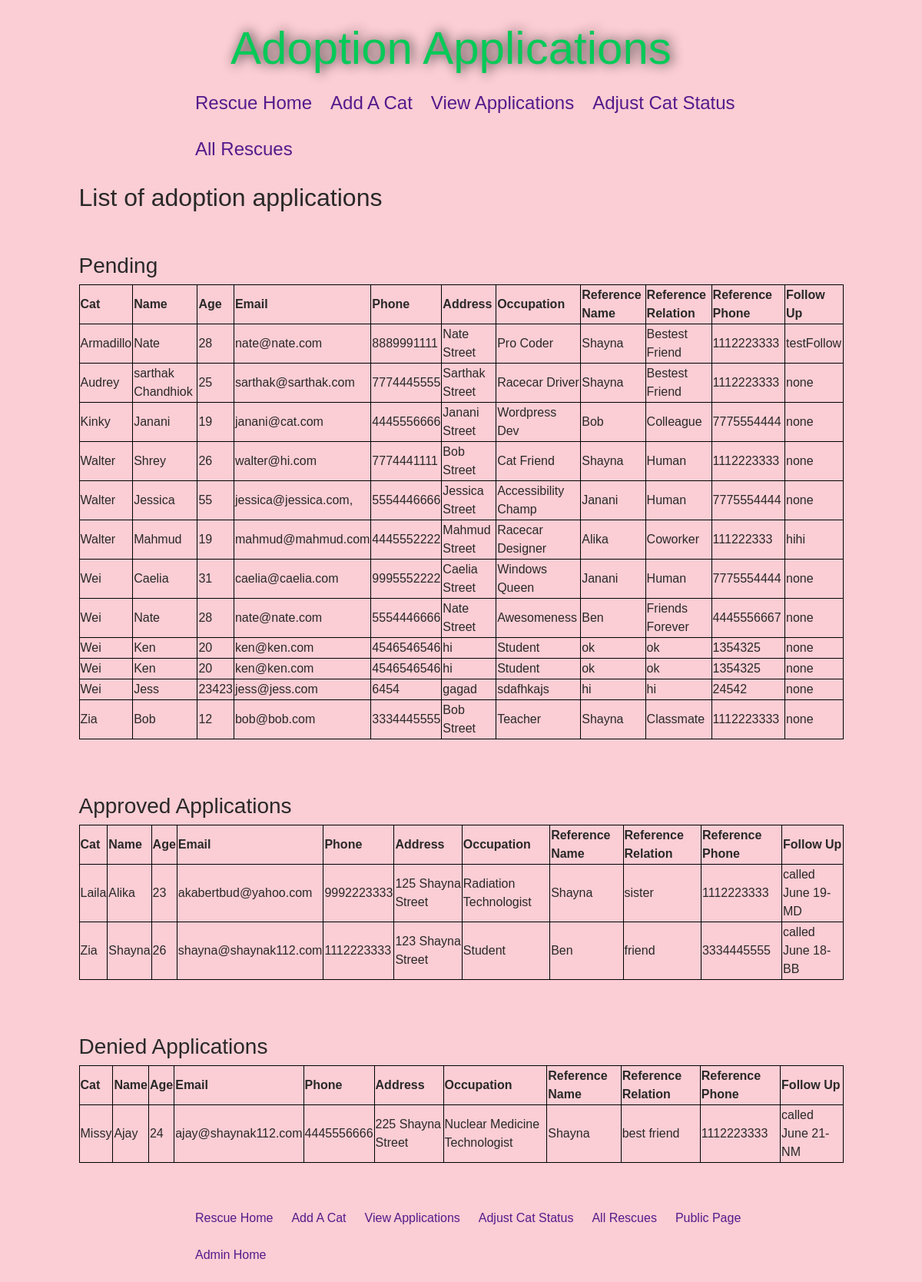
Page /rescueViewApps on the committed database.
### tables this page shows
CREATE TABLE applications (fullName text not null, age integer not null, email text not null, phone text not null, address text not null, occupation text not null, catName text not null, refName text not null, refRelationship text not null, refPhone text not null, dateApplied date, followUp text, sucessful text);

### index.py (the view)
@app.route('/rescueViewApps')
def rescueViewApps():
    con = sqlite3.connect("catAdopt.db")
    con.row_factory = sqlite3.Row
    cur = con.cursor()
    cur.execute("select * from applications where sucessful='pending' order by catName ASC")
    rows = cur.fetchall();
    con2 = sqlite3.connect("catAdopt.db")
    con2.row_factory = sqlite3.Row
    cur2 = con2.cursor()
    cur2.execute("select * from applications where sucessful='denied' order by catName ASC")
    rows2 = cur2.fetchall();
    con3 = sqlite3.connect("catAdopt.db")
    con3.row_factory = sqlite3.Row
    cur3 = con3.cursor()
    cur3.execute("select * from applications where sucessful='approved' order by catName ASC")
    rows3 = cur3.fetchall();
    con4 = sqlite3.connect("catAdopt.db")
    con4.row_factory = sqlite3.Row
    cur4 = con4.cursor()
    cur4.execute("select * from applications order by catName ASC")
    rows4 = cur4.fetchall();
    return render_template('rescueViewApps.html',rows=rows,rows2=rows2,rows3=rows3,rows4=rows4)

### index.py (called while the page is built)
def connect_db():
    return sqlite3.connect(DATABASE)

@app.before_request
def before_request():
    g.db = connect_db()

@app.after_request
def after_request(response):
    g.db.close()
    return response

@app.teardown_request
def teardown_request(exception):
    if hasattr(g, 'db'):
        g.db.close()

### templates/rescueViewApps.html
{% extends "rescueLayout.html" %}
{% block header1 %}
Adoption Applications
{% endblock %}
{% block content %}
<div class='col-lg-10 offset-lg-1'>
<h2>List of adoption applications</h2>
</div>
</div>
<br/>
<br/>
<div class='row'>
<div class='col-lg-10 offset-lg-1'>
<h3>Pending</h3>
  <table>
    <tr>
      <th>Cat</th>
      <th>Name</th>
      <th>Age</th>
      <th>Email</th>
      <th>Phone</th>
      <th>Address</th>
      <th>Occupation</th>
      <th>Reference Name</th>
      <th>Reference Relation</th>
      <th>Reference Phone</th>
      <th>Follow Up</th>
    </tr>
    {% for row in rows %}
      <tr>
        <td>{{row["catName"]}}</td>
        <td>{{row["fullName"]}}</td>
        <td>{{row["age"]}}</td>
        <td>{{row["email"]}}</td>
        <td>{{row["phone"]}}</td>
        <td>{{row["address"]}}</td>
        <td>{{row["occupation"]}}</td>
        <td>{{row["refName"]}}</td>
        <td>{{row["refRelationship"]}}</td>
        <td>{{row["refPhone"]}}</td>
        <td>{{row["followUp"]}}</td>
      </tr>
    {% endfor %}
  </table>
</div>
</div>
<br/>
<br/>
<br/>
<div class='row'>
<div class='col-lg-10 offset-lg-1'>
<h3>Approved Applications</h3>
  <table>
    <tr>
      <th>Cat</th>
      <th>Name</th>
      <th>Age</th>
      <th>Email</th>
      <th>Phone</th>
      <th>Address</th>
      <th>Occupation</th>
      <th>Reference Name</th>
      <th>Reference Relation</th>
      <th>Reference Phone</th>
      <th>Follow Up</th>
    </tr>
    {% for row in rows3 %}
      <tr>
        <td>{{row["catName"]}}</td>
        <td>{{row["fullName"]}}</td>
        <td>{{row["age"]}}</td>
        <td>{{row["email"]}}</td>
        <td>{{row["phone"]}}</td>
        <td>{{row["address"]}}</td>
        <td>{{row["occupation"]}}</td>
        <td>{{row["refName"]}}</td>
        <td>{{row["refRelationship"]}}</td>
        <td>{{row["refPhone"]}}</td>
        <td>{{row["followUp"]}}</td>
      </tr>
    {% endfor %}
  </table>
</div>
</div>
<br/>
<br/>
<br/>
<div class='row'>
<div class='col-lg-10 offset-lg-1'>
<h3>Denied Applications</h3>
  <table>
    <tr>
      <th>Cat</th>
      <th>Name</th>
      <th>Age</th>
      <th>Email</th>
      <th>Phone</th>
      <th>Address</th>
      <th>Occupation</th>
      <th>Reference Name</th>
      <th>Reference Relation</th>
      <th>Reference Phone</th>
      <th>Follow Up</th>
    </tr>
    {% for row in rows2 %}
      <tr>
        <td>{{row["catName"]}}</td>
        <td>{{row["fullName"]}}</td>
        <td>{{row["age"]}}</td>
        <td>{{row["email"]}}</td>
        <td>{{row["phone"]}}</td>
        <td>{{row["address"]}}</td>
        <td>{{row["occupation"]}}</td>
        <td>{{row["refName"]}}</td>
        <td>{{row["refRelationship"]}}</td>
        <td>{{row["refPhone"]}}</td>
        <td>{{row["followUp"]}}</td>
      </tr>
    {% endfor %}
  </table>
</div>
{% endblock %}

### static/css/style.css (style rules this page uses)
body { background-color:#fbcdd4; color:#292929; font-family: Futura, "Trebuchet MS", Arial, sans-serif; }
table { border-collapse: collapse; }
table, td, th, tr { border: 1px solid black; text-align: left; }

### rows in the picture
applications: catName "Armadillo", fullName "Nate", age "28", email "nate@nate.com", phone "8889991111", address "Nate Street", occupation "Pro Coder", refName "Shayna", refRelationship "Bestest Friend", refPhone "1112223333", followUp "testFollow"
applications: catName "Audrey", fullName "sarthak Chandhiok", age "25", email "sarthak@sarthak.com", phone "7774445555", address "Sarthak Street", occupation "Racecar Driver", refName "Shayna", refRelationship "Bestest Friend", refPhone "1112223333", followUp "none"
applications: catName "Kinky", fullName "Janani", age "19", email "janani@cat.com", phone "4445556666", address "Janani Street", occupation "Wordpress Dev", refName "Bob", refRelationship "Colleague", refPhone "7775554444", followUp "none"
applications: catName "Walter", fullName "Shrey", age "26", email "walter@hi.com", phone "7774441111", address "Bob Street", occupation "Cat Friend", refName "Shayna", refRelationship "Human", refPhone "1112223333", followUp "none"
applications: catName "Walter", fullName "Jessica", age "55", email "jessica@jessica.com,", phone "5554446666", address "Jessica Street", occupation "Accessibility Champ", refName "Janani", refRelationship "Human", refPhone "7775554444", followUp "none"
applications: catName "Walter", fullName "Mahmud", age "19", email "mahmud@mahmud.com", phone "4445552222", address "Mahmud Street", occupation "Racecar Designer", refName "Alika", refRelationship "Coworker", refPhone "111222333", followUp "hihi"
applications: catName "Wei", fullName "Caelia", age "31", email "caelia@caelia.com", phone "9995552222", address "Caelia Street", occupation "Windows Queen", refName "Janani", refRelationship "Human", refPhone "7775554444", followUp "none"
applications: catName "Wei", fullName "Nate", age "28", email "nate@nate.com", phone "5554446666", address "Nate Street", occupation "Awesomeness", refName "Ben", refRelationship "Friends Forever", refPhone "4445556667", followUp "none"
applications: catName "Wei", fullName "Ken", age "20", email "ken@ken.com", phone "4546546546", address "hi", occupation "Student", refName "ok", refRelationship "ok", refPhone "1354325", followUp "none"
applications: catName "Wei", fullName "Ken", age "20", email "ken@ken.com", phone "4546546546", address "hi", occupation "Student", refName "ok", refRelationship "ok", refPhone "1354325", followUp "none"
applications: catName "Wei", fullName "Jess", age "23423", email "jess@jess.com", phone "6454", address "gagad", occupation "sdafhkajs", refName "hi", refRelationship "hi", refPhone "24542", followUp "none"
applications: catName "Zia", fullName "Bob", age "12", email "bob@bob.com", phone "3334445555", address "Bob Street", occupation "Teacher", refName "Shayna", refRelationship "Classmate", refPhone "1112223333", followUp "none"
applications: catName "Laila", fullName "Alika", age "23", email "akabertbud@yahoo.com", phone "9992223333", address "125 Shayna Street", occupation "Radiation Technologist", refName "Shayna", refRelationship "sister", refPhone "1112223333", followUp "called June 19-MD"
applications: catName "Zia", fullName "Shayna", age "26", email "shayna@shaynak112.com", phone "1112223333", address "123 Shayna Street", occupation "Student", refName "Ben", refRelationship "friend", refPhone "3334445555", followUp "called June 18-BB"
applications: catName "Missy", fullName "Ajay", age "24", email "ajay@shaynak112.com", phone "4445556666", address "225 Shayna Street", occupation "Nuclear Medicine Technologist", refName "Shayna", refRelationship "best friend", refPhone "1112223333", followUp "called June 21-NM"
